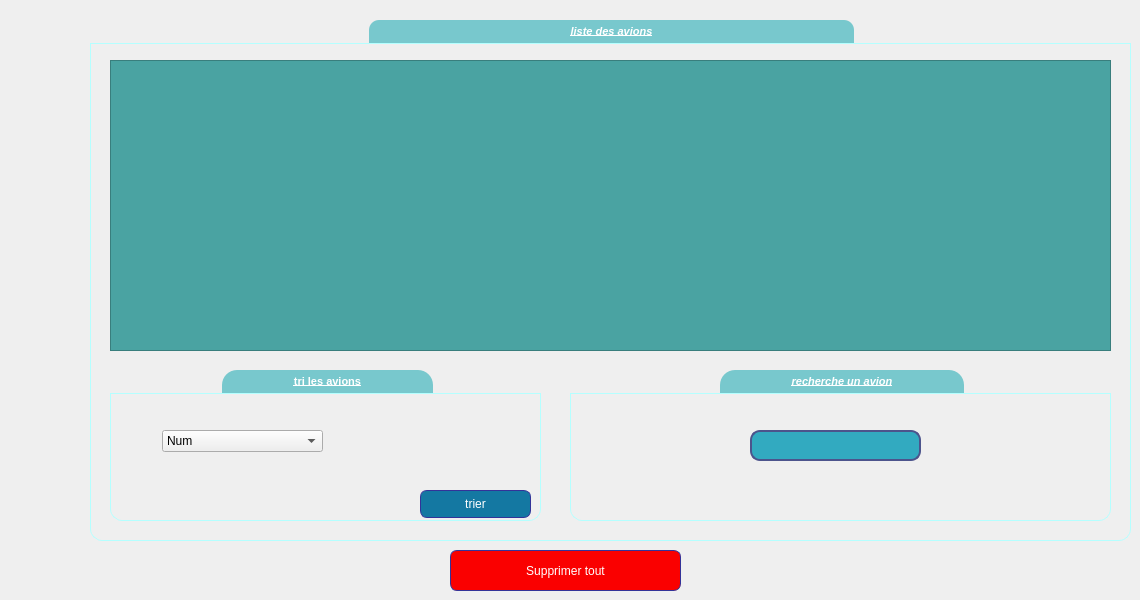
      <widget class="QWidget" name="tab_3">
       <attribute name="icon">
        <iconset>
         <normaloff>../../../Users/user/Desktop/Folder-Management-Gear-Document-Data-512.webp</normaloff>../../../Users/user/Desktop/Folder-Management-Gear-Document-Data-512.webp</iconset>
       </attribute>
       <attribute name="title">
        <string>option</string>
       </attribute>
       <widget class="QGroupBox" name="groupBox_9">
        <property name="geometry">
         <rect>
          <x>90</x>
          <y>20</y>
          <width>1041</width>
          <height>521</height>
         </rect>
        </property>
        <property name="palette">
         <palette>
          <active>
           <colorrole role="WindowText">
            <brush brushstyle="SolidPattern">
             <color alpha="255">
              <red>0</red>
              <green>0</green>
              <blue>97</blue>
             </color>
            </brush>
           </colorrole>
           <colorrole role="Button">
            <brush brushstyle="SolidPattern">
             <color alpha="255">
              <red>74</red>
              <green>163</green>
              <blue>162</blue>
             </color>
            </brush>
           </colorrole>
           <colorrole role="Base">
            <brush brushstyle="SolidPattern">
             <color alpha="255">
              <red>74</red>
              <green>163</green>
              <blue>162</blue>
             </color>
            </brush>
           </colorrole>
           <colorrole role="Window">
            <brush brushstyle="SolidPattern">
             <color alpha="255">
              <red>74</red>
              <green>163</green>
              <blue>162</blue>
             </color>
            </brush>
           </colorrole>
           <colorrole role="AlternateBase">
            <brush brushstyle="SolidPattern">
             <color alpha="255">
              <red>255</red>
              <green>255</green>
              <blue>255</blue>
             </color>
            </brush>
           </colorrole>
          </active>
          <inactive>
           <colorrole role="WindowText">
            <brush brushstyle="SolidPattern">
             <color alpha="255">
              <red>0</red>
              <green>0</green>
              <blue>97</blue>
             </color>
            </brush>
           </colorrole>
           <colorrole role="Button">
            <brush brushstyle="SolidPattern">
             <color alpha="255">
              <red>74</red>
              <green>163</green>
              <blue>162</blue>
             </color>
            </brush>
           </colorrole>
           <colorrole role="Base">
            <brush brushstyle="SolidPattern">
             <color alpha="255">
              <red>74</red>
              <green>163</green>
              <blue>162</blue>
             </color>
            </brush>
           </colorrole>
           <colorrole role="Window">
            <brush brushstyle="SolidPattern">
             <color alpha="255">
              <red>74</red>
              <green>163</green>
              <blue>162</blue>
             </color>
            </brush>
           </colorrole>
           <colorrole role="AlternateBase">
            <brush brushstyle="SolidPattern">
             <color alpha="255">
              <red>255</red>
              <green>255</green>
              <blue>255</blue>
             </color>
            </brush>
           </colorrole>
          </inactive>
          <disabled>
           <colorrole role="WindowText">
            <brush brushstyle="SolidPattern">
             <color alpha="255">
              <red>120</red>
              <green>120</green>
              <blue>120</blue>
             </color>
            </brush>
           </colorrole>
           <colorrole role="Button">
            <brush brushstyle="SolidPattern">
             <color alpha="255">
              <red>74</red>
              <green>163</green>
              <blue>162</blue>
             </color>
            </brush>
           </colorrole>
           <colorrole role="Base">
            <brush brushstyle="SolidPattern">
             <color alpha="255">
              <red>74</red>
              <green>163</green>
              <blue>162</blue>
             </color>
            </brush>
           </colorrole>
           <colorrole role="Window">
            <brush brushstyle="SolidPattern">
             <color alpha="255">
              <red>74</red>
              <green>163</green>
              <blue>162</blue>
             </color>
            </brush>
           </colorrole>
           <colorrole role="AlternateBase">
            <brush brushstyle="SolidPattern">
             <color alpha="255">
              <red>255</red>
              <green>255</green>
              <blue>255</blue>
             </color>
            </brush>
           </colorrole>
          </disabled>
         </palette>
        </property>
        <property name="font">
         <font>
          <pointsize>-1</pointsize>
          <weight>75</weight>
          <italic>true</italic>
          <bold>true</bold>
          <underline>true</underline>
         </font>
        </property>
        <property name="styleSheet">
         <string notr="true">QGroupBox {
    border: 1px solid gray;
    border-color: rgb(180, 255, 255);
    margin-top: 23px;
    font-size: 11px;
    border-bottom-left-radius: 12px;
    border-bottom-right-radius: 12px;
}

QGroupBox::title {
    subcontrol-origin: margin;
    subcontrol-position: top center;
    border-top-left-radius: 10px;
    border-top-right-radius: 10px;
    padding: 5px 200px;
    background-color: rgb(120, 200, 205);
    color: rgb(255, 255, 255);
}</string>
        </property>
        <property name="title">
         <string>liste des avions</string>
        </property>
        <widget class="QTableView" name="tab_recherche">
         <property name="geometry">
          <rect>
           <x>20</x>
           <y>40</y>
           <width>1001</width>
           <height>291</height>
          </rect>
         </property>
         <property name="styleSheet">
          <string notr="true">background-color: rgb(74, 163, 162);</string>
         </property>
        </widget>
        <widget class="QLabel" name="label">
         <property name="geometry">
          <rect>
           <x>50</x>
           <y>350</y>
           <width>56</width>
           <height>16</height>
          </rect>
         </property>
         <property name="font">
          <font>
           <pointsize>9</pointsize>
           <weight>75</weight>
           <bold>true</bold>
           <underline>true</underline>
           <strikeout>false</strikeout>
          </font>
         </property>
         <property name="text">
          <string/>
         </property>
        </widget>
        <widget class="QGroupBox" name="groupBox_10">
         <property name="geometry">
          <rect>
           <x>480</x>
           <y>350</y>
           <width>541</width>
           <height>151</height>
          </rect>
         </property>
         <property name="palette">
          <palette>
           <active>
            <colorrole role="WindowText">
             <brush brushstyle="SolidPattern">
              <color alpha="255">
               <red>0</red>
               <green>0</green>
               <blue>97</blue>
              </color>
             </brush>
            </colorrole>
            <colorrole role="Button">
             <brush brushstyle="SolidPattern">
              <color alpha="255">
               <red>74</red>
               <green>163</green>
               <blue>162</blue>
              </color>
             </brush>
            </colorrole>
            <colorrole role="Base">
             <brush brushstyle="SolidPattern">
              <color alpha="255">
               <red>74</red>
               <green>163</green>
               <blue>162</blue>
              </color>
             </brush>
            </colorrole>
            <colorrole role="Window">
             <brush brushstyle="SolidPattern">
              <color alpha="255">
               <red>74</red>
               <green>163</green>
               <blue>162</blue>
              </color>
             </brush>
            </colorrole>
            <colorrole role="AlternateBase">
             <brush brushstyle="SolidPattern">
              <color alpha="255">
               <red>255</red>
               <green>255</green>
               <blue>255</blue>
              </color>
             </brush>
            </colorrole>
           </active>
           <inactive>
            <colorrole role="WindowText">
             <brush brushstyle="SolidPattern">
              <color alpha="255">
               <red>0</red>
               <green>0</green>
               <blue>97</blue>
              </color>
             </brush>
            </colorrole>
            <colorrole role="Button">
             <brush brushstyle="SolidPattern">
              <color alpha="255">
               <red>74</red>
               <green>163</green>
               <blue>162</blue>
              </color>
             </brush>
            </colorrole>
            <colorrole role="Base">
             <brush brushstyle="SolidPattern">
              <color alpha="255">
               <red>74</red>
               <green>163</green>
               <blue>162</blue>
              </color>
             </brush>
            </colorrole>
            <colorrole role="Window">
             <brush brushstyle="SolidPattern">
              <color alpha="255">
               <red>74</red>
               <green>163</green>
               <blue>162</blue>
              </color>
             </brush>
            </colorrole>
            <colorrole role="AlternateBase">
             <brush brushstyle="SolidPattern">
              <color alpha="255">
               <red>255</red>
               <green>255</green>
               <blue>255</blue>
              </color>
             </brush>
            </colorrole>
           </inactive>
           <disabled>
            <colorrole role="WindowText">
             <brush brushstyle="SolidPattern">
              <color alpha="255">
               <red>120</red>
               <green>120</green>
               <blue>120</blue>
              </color>
             </brush>
            </colorrole>
            <colorrole role="Button">
             <brush brushstyle="SolidPattern">
              <color alpha="255">
               <red>74</red>
               <green>163</green>
               <blue>162</blue>
              </color>
             </brush>
            </colorrole>
            <colorrole role="Base">
             <brush brushstyle="SolidPattern">
              <color alpha="255">
               <red>74</red>
               <green>163</green>
               <blue>162</blue>
              </color>
             </brush>
            </colorrole>
            <colorrole role="Window">
             <brush brushstyle="SolidPattern">
              <color alpha="255">
               <red>74</red>
               <green>163</green>
               <blue>162</blue>
              </color>
             </brush>
            </colorrole>
            <colorrole role="AlternateBase">
             <brush brushstyle="SolidPattern">
              <color alpha="255">
               <red>255</red>
               <green>255</green>
               <blue>255</blue>
              </color>
             </brush>
            </colorrole>
           </disabled>
          </palette>
         </property>
         <property name="font">
          <font>
           <pointsize>-1</pointsize>
           <weight>75</weight>
           <italic>true</italic>
           <bold>true</bold>
           <underline>true</underline>
          </font>
         </property>
         <property name="styleSheet">
          <string notr="true">QGroupBox {
    border: 1px solid gray;
    border-color: rgb(180, 255, 255);
    margin-top: 23px;
    font-size: 11px;
    border-bottom-left-radius: 12px;
    border-bottom-right-radius: 12px;
}

QGroupBox::title {
    subcontrol-origin: margin;
    subcontrol-position: top center;
    border-top-left-radius: 15px;
    border-top-right-radius: 15px;
    padding: 5px 70px;
    background-color: rgb(120, 200, 205);
    color: rgb(255, 255, 255);
}</string>
         </property>
         <property name="title">
          <string>recherche un avion</string>
         </property>
         <widget class="QLineEdit" name="lineEdit">
          <property name="geometry">
           <rect>
            <x>180</x>
            <y>60</y>
            <width>171</width>
            <height>31</height>
           </rect>
          </property>
          <property name="styleSheet">
           <string notr="true">QLineEdit{
border: 2px solid rgb(76,84,140);
border-radius: 10px;
color: #FFF;
padding-left:60px;
padding-right:20px;
background-color:rgb(50, 170, 192)
}
QLineEdit:hover{
border:2px sold ;
	color: rgb(255, 0, 0);
}
QLineEdit:focus{
border:20px sold rgb(85, 255, 255); 
background-color:rgb(131, 131, 131);
}
</string>
          </property>
         </widget>
        </widget>
        <widget class="QGroupBox" name="groupBox">
         <property name="geometry">
          <rect>
           <x>20</x>
           <y>350</y>
           <width>431</width>
           <height>151</height>
          </rect>
         </property>
         <property name="font">
          <font>
           <pointsize>-1</pointsize>
           <weight>75</weight>
           <bold>true</bold>
           <underline>true</underline>
          </font>
         </property>
         <property name="styleSheet">
          <string notr="true">QGroupBox {
    border: 1px solid gray;
    border-color: rgb(180, 255, 255);
    margin-top: 23px;
    font-size: 11px;
    border-bottom-left-radius: 12px;
    border-bottom-right-radius: 12px;
}

QGroupBox::title {
    subcontrol-origin: margin;
    subcontrol-position: top center;
    border-top-left-radius: 15px;
    border-top-right-radius: 15px;
    padding: 5px 70px;
    background-color: rgb(120, 200, 205);
    color: rgb(255, 255, 255);
}</string>
         </property>
         <property name="title">
          <string>tri les avions</string>
         </property>
         <widget class="QPushButton" name="trii">
          <property name="geometry">
           <rect>
            <x>310</x>
            <y>120</y>
            <width>111</width>
            <height>28</height>
           </rect>
          </property>
          <property name="styleSheet">
           <string notr="true">QPushButton {
color: white;
background-color:rgb(20, 120, 162);
border-width: 1px;
border-color: #339;
border-style: solid;
border-radius: 7;
}
</string>
          </property>
          <property name="text">
           <string>trier</string>
          </property>
         </widget>
         <widget class="QComboBox" name="comboBox_trii">
          <property name="geometry">
           <rect>
            <x>52</x>
            <y>60</y>
            <width>161</width>
            <height>22</height>
           </rect>
          </property>
          <item>
           <property name="text">
            <string>Num</string>
           </property>
          </item>
          <item>
           <property name="text">
            <string>vitesse</string>
           </property>
          </item>
          <item>
           <property name="text">
            <string>Marque</string>
           </property>
          </item>
         </widget>
        </widget>
       </widget>
       <widget class="QPushButton" name="bt_sup_tout">
        <property name="geometry">
         <rect>
          <x>450</x>
          <y>550</y>
          <width>231</width>
          <height>41</height>
         </rect>
        </property>
        <property name="styleSheet">
         <string notr="true">QPushButton {
color: white;
background-color:rgb(250, 0, 0);
border-width: 1px;
border-color: #339;
border-style: solid;
border-radius: 7;
}</string>
        </property>
        <property name="text">
         <string>Supprimer tout</string>
        </property>
       </widget>
      </widget>
